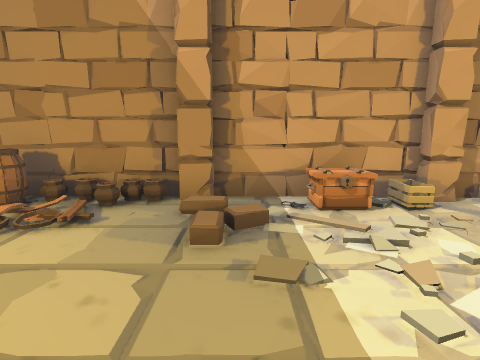
view 1 (above)

13 first-person views from a walk through a scene from a Unity 3-D project. The camera is 1.4 m above the floor, tilts 10° down and sees 80° across. The floor is counted in squares, 1 m on a side. Each view is taken from the middle of a square. On the plan, view 1 faces up. The plan holds only what a view shows up to about 14 squares ahead; the rest is blank. The place goes on beyond the plan. The player is left out. Some animated figures are not drawn.

view 2
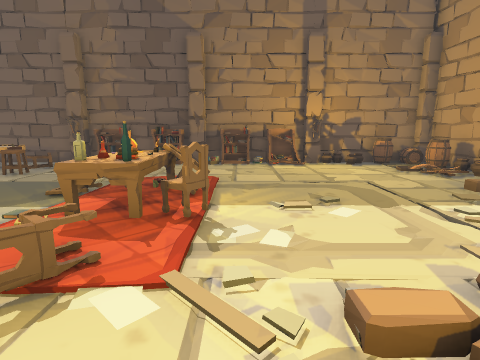

view 3
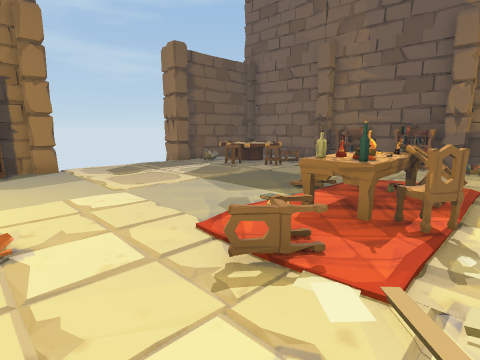

view 4
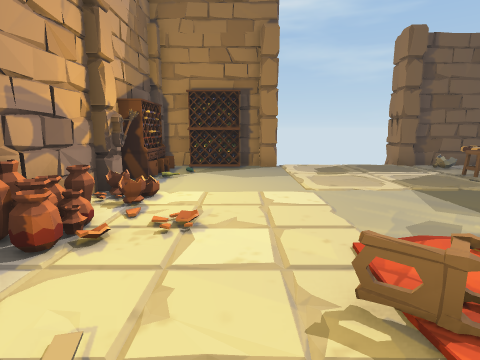

view 5
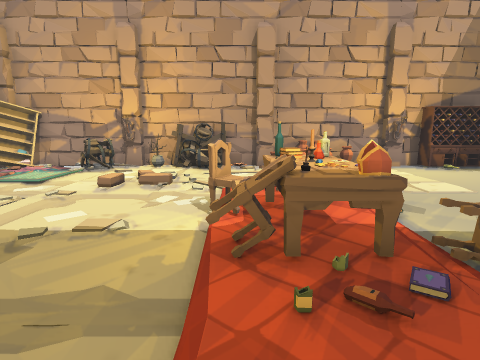

view 6
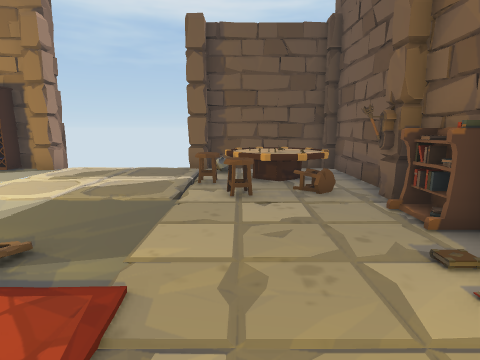

view 7
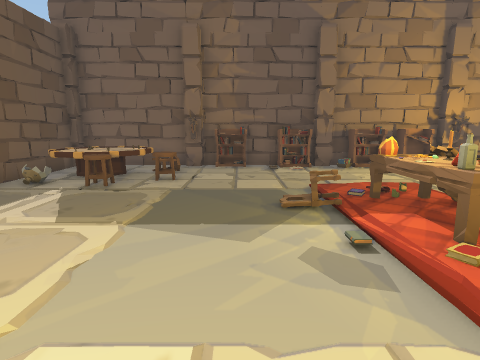

view 8
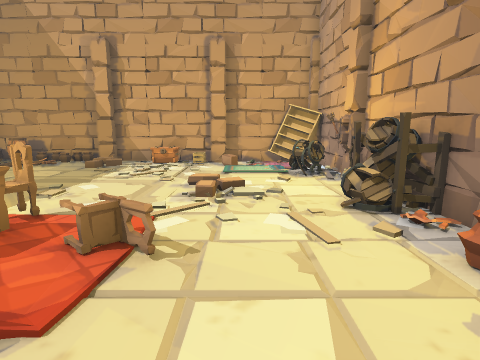

view 9
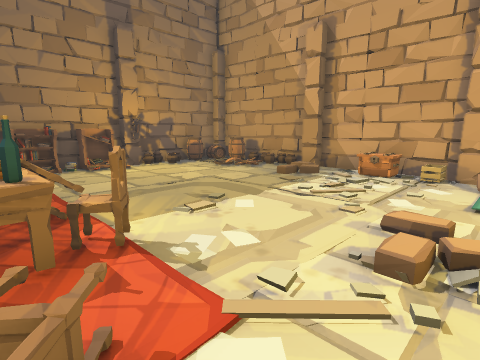

view 10
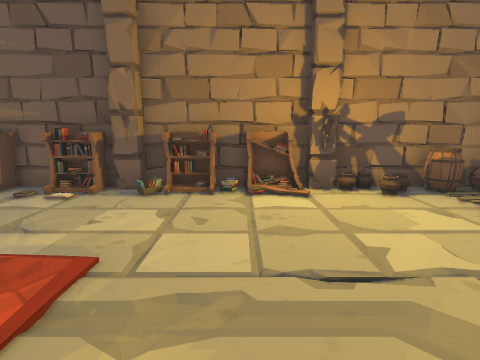

view 11
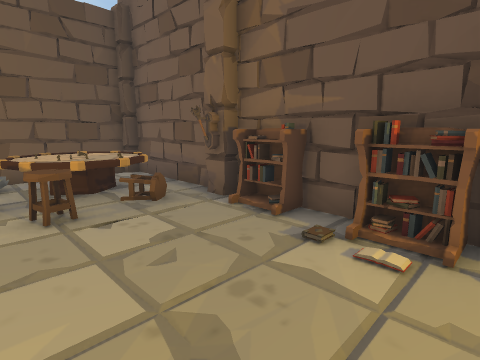

view 12
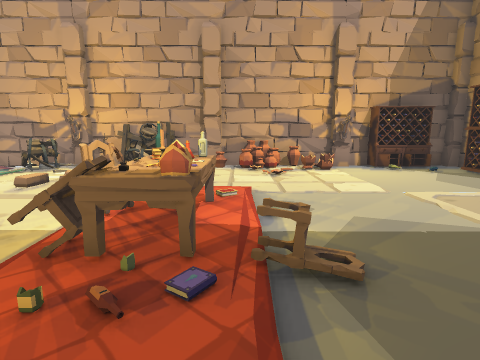

view 13
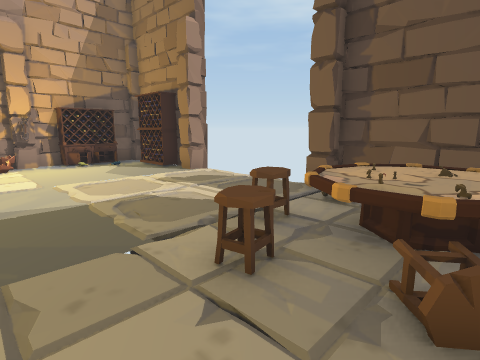

### Floor plan
Key: @ floor where view 1 was taken; # wall or solid block; . floor; / step, stairs or slope; = window, fence, low wall or low ledge; P pillar; B barrel; C chest; T torch; K bookshelf; H chair; L bottle; S stool; A table; I cabinet; R rug; E shelf; O other object.
Columns run from 7 left of view 1 to 8 right of it. Each row starts with its distance up from view 1.
  6  #####P####P###P
  5 ##BB/.//CC/..REE
  4 #B.//..////./..#
  3 ##......./.....#
  2 ##......./....B#
  1 #TP........../.P
  0 #K.....@...//..#
 -1 #K.........//..#
 -2 #K............##
 -3 #K.....HHH.....#
 -4 #P..../OOLHH..OP
 -5 #K..../HO.....=#
 -6 ##/...........=#
 -7 #K............ #
 -8 #K.............#
 -9 #TP.S..........P
-10 ##AAAS.........I
-11 ##AAAS.........I
-12 ##AAA..........I
-13 #PAA#PP....PIIIP
-14 #####P#    #####
-15      P#

Where each view was taken, in squares from view 1:
view 1: 0 up, 0 right, facing up
view 2: 2 down, 6 right, facing left
view 3: 2 down, 6 right, facing down-left
view 4: 2 down, 5 right, facing down
view 5: 3 down, 3 left, facing right
view 6: 3 down, 3 left, facing down
view 7: 7 down, 5 right, facing left
view 8: 7 down, 5 right, facing up
view 9: 4 down, 5 right, facing up-left
view 10: 1 down, 1 right, facing left
view 11: 4 down, 2 left, facing down-left
view 12: 5 down, 3 left, facing right
view 13: 7 down, 5 left, facing down-right
